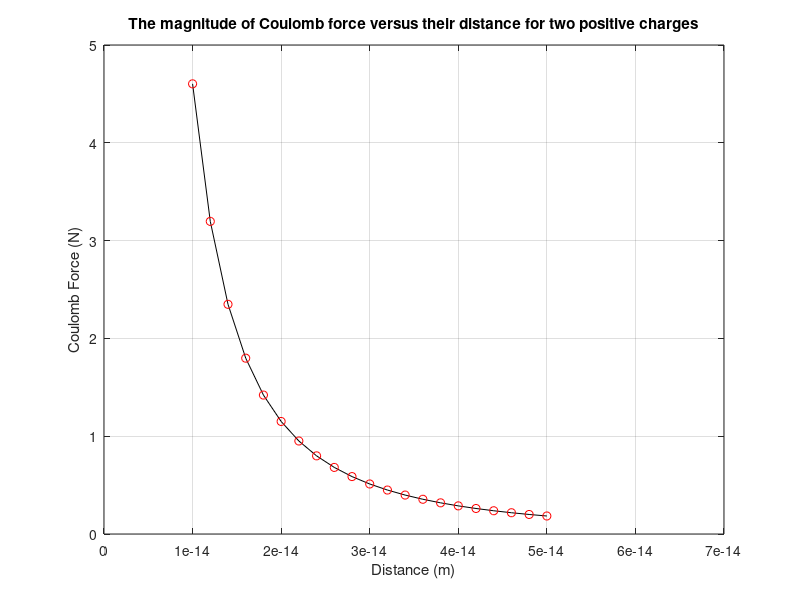

MATLAB code for this plot: (Note: this script raises an error after producing the figure.)
clc
clear
close all

q1 = 1.6* 10^(-19);     % the first charge 
q2 = 3.2*10^(-19);      % the second charge 
k =  8.99*10^9;         % the constant 1/(4*pi*e0)

% define the vector of radii from the interval of interest 
r = 10^(-14):2*10^(-15):0.5*10^(-13);
% define the vector of force; be careful of the element-by-element operations 
F = k*q1*q2 ./(r.^2);


figure(1)               % number the plot
plot(r,F,'-ok', 'MarkerEdgeColor', 'r')         % plot the force versus r using circle markers and solid red lines 
grid on;
xlabel('Distance (m)'); % ALWAYS include the units inside the labels
ylabel('Coulomb Force (N)');
title('The magnitude of Coulomb force versus their distance for two positive charges');
help markeredgeline


